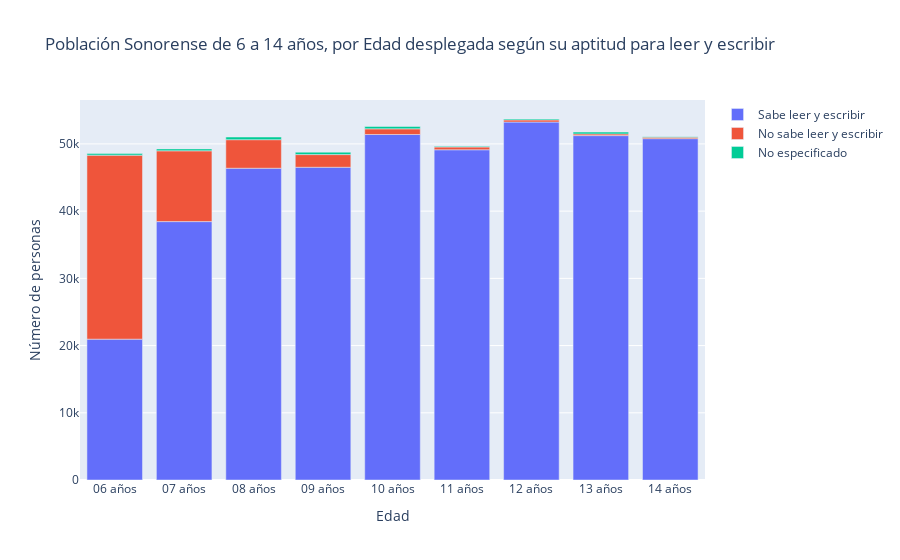

The code cell stored with this chart in its notebook:
### Code cell
# Visto de otra forma
#Ahora veremos por edad
dff = censo_educacion.groupby('Edad desplegada')[['Sabe leer y escribir', 'No sabe leer y escribir', 'No especificado']].sum().reset_index()
dff = pd.melt(dff, value_vars=['Sabe leer y escribir', 'No sabe leer y escribir', 'No especificado'], id_vars=['Edad desplegada'])
dff
fig = px.bar(dff, y='value', x='Edad desplegada', color='variable', orientation='v',title = 'Población Sonorense de 6 a 14 años, por Edad desplegada según su aptitud para leer y escribir',
            labels = {'variable':"",
                        "value": "Número de personas",
                        "Edad desplegada":"Edad" })
fig.show()

### Figure 1 — Plotly figure (JSON) as saved in the notebook; plotly's stock layout.template omitted (floating-point values rounded to 4 significant figures)
{"data": [{"alignmentgroup": "True", "hovertemplate": "=Sabe leer y escribir<br>Edad=%{x}<br>Número de personas=%{y}<extra></extra>", "legendgroup": "Sabe leer y escribir", "marker": {"color": "#636efa", "pattern": {"shape": ""}}, "name": "Sabe leer y escribir", "offsetgroup": "Sabe leer y escribir", "orientation": "v", "showlegend": true, "textposition": "auto", "type": "bar", "x": ["06 años", "07 años", "08 años", "09 años", "10 años", "11 años", "12 años", "13 años", "14 años"], "xaxis": "x", "y": [20955, 38445, 46386, 46529, 51404, 49131, 53253, 51240, 50788], "yaxis": "y"}, {"alignmentgroup": "True", "hovertemplate": "=No sabe leer y escribir<br>Edad=%{x}<br>Número de personas=%{y}<extra></extra>", "legendgroup": "No sabe leer y escribir", "marker": {"color": "#EF553B", "pattern": {"shape": ""}}, "name": "No sabe leer y escribir", "offsetgroup": "No sabe leer y escribir", "orientation": "v", "showlegend": true, "textposition": "auto", "type": "bar", "x": ["06 años", "07 años", "08 años", "09 años", "10 años", "11 años", "12 años", "13 años", "14 años"], "xaxis": "x", "y": [27371, 10530, 4247, 1887, 843, 416, 320, 251, 220], "yaxis": "y"}, {"alignmentgroup": "True", "hovertemplate": "=No especificado<br>Edad=%{x}<br>Número de personas=%{y}<extra></extra>", "legendgroup": "No especificado", "marker": {"color": "#00cc96", "pattern": {"shape": ""}}, "name": "No especificado", "offsetgroup": "No especificado", "orientation": "v", "showlegend": true, "textposition": "auto", "type": "bar", "x": ["06 años", "07 años", "08 años", "09 años", "10 años", "11 años", "12 años", "13 años", "14 años"], "xaxis": "x", "y": [235, 289, 397, 359, 347, 100, 136, 269, 73], "yaxis": "y"}], "layout": {"barmode": "relative", "legend": {"title": {"text": ""}, "tracegroupgap": 0}, "title": {"text": "Población Sonorense de 6 a 14 años, por Edad desplegada según su aptitud para leer y escribir"}, "xaxis": {"anchor": "y", "domain": [0, 1], "title": {"text": "Edad"}}, "yaxis": {"anchor": "x", "domain": [0, 1], "title": {"text": "Número de personas"}}}}
